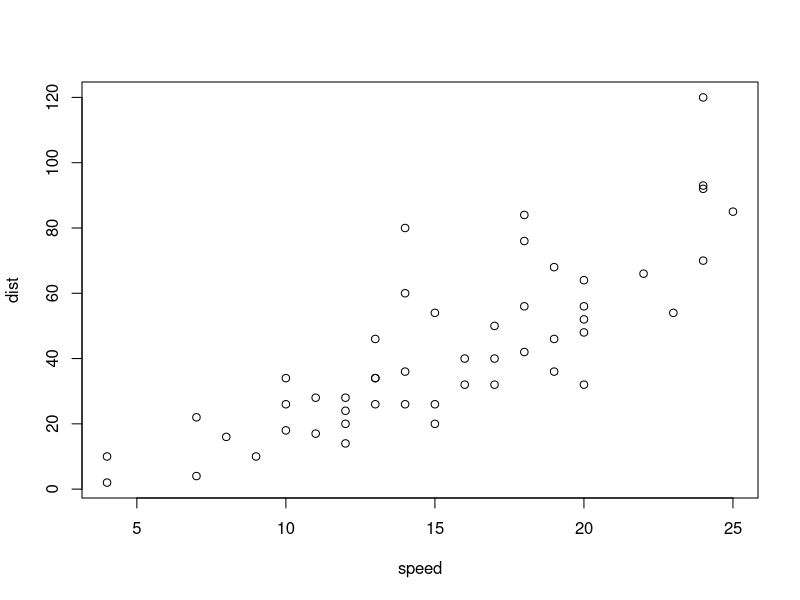
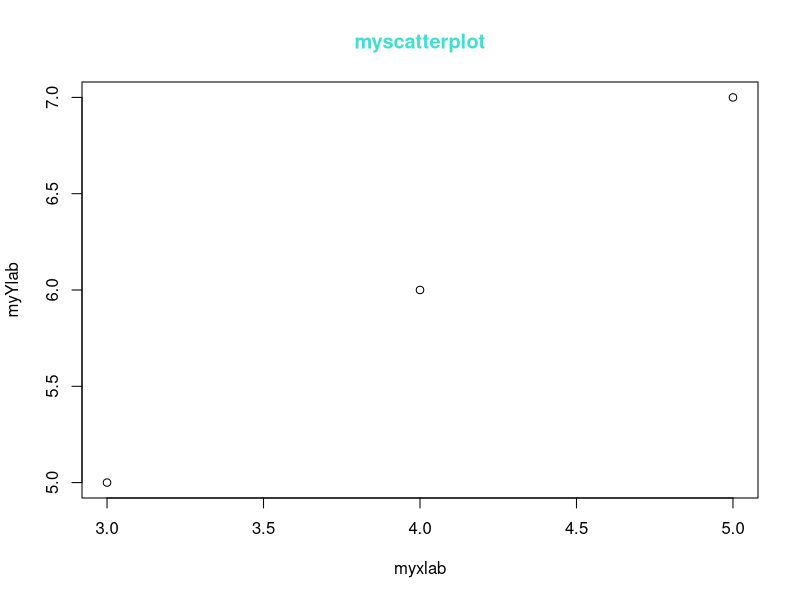

Write the R code that produced these figures, in order.
# shows the graphic
plot(cars)

# shows the begginning of the graphic 
head(cars)

# shows the ending of the graphic 
tail(cars)

# summarizes the informations of the graphic 
summary(cars)

# how to know more colors
colors()

x = 3:5
y = 5:7
plot(x,y, main = "myscatterplot", col.main = "turquoise", xlab = "myxlab", ylab = "myYlab")

?par
par()







































